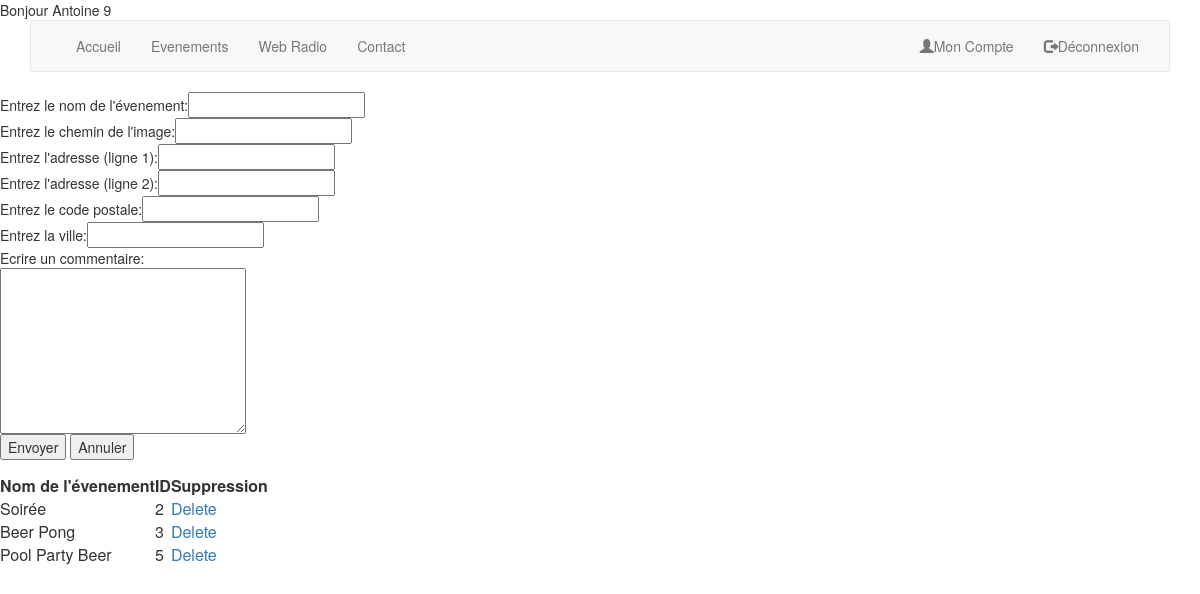
The page /nouvEven.php (signed in) on the database its author committed.
### tables this page shows
CREATE TABLE IF NOT EXISTS `utilisateur` (
  `uti_id` int(11) NOT NULL AUTO_INCREMENT,
  `uti_nom` varchar(70) DEFAULT NULL,
  `uti_prenom` varchar(70) DEFAULT NULL,
  `uti_mail` varchar(150) DEFAULT NULL,
  `uti_mdp` varchar(250) DEFAULT NULL,
  `uti_naiss` date NOT NULL,
  `uti_adrl1` varchar(250) NOT NULL,
  `uti_adrl2` varchar(250) DEFAULT NULL,
  `uti_cp` char(5) NOT NULL,
  `uti_ville` varchar(50) NOT NULL,
  `uti_barpref` varchar(50) DEFAULT NULL,
  `uti_perm` int(11) NOT NULL,
  `uti_civ` int(11) NOT NULL,
  PRIMARY KEY (`uti_id`),
  KEY `fk_uti_perm` (`uti_perm`),
  KEY `fk_uti_civ` (`uti_civ`)
);

CREATE TABLE IF NOT EXISTS `evenement` (
  `even_id` int(11) NOT NULL AUTO_INCREMENT,
  `even_nom` varchar(150) DEFAULT NULL,
  `even_adrl1` varchar(250) DEFAULT NULL,
  `even_adrl2` varchar(250) DEFAULT NULL,
  `even_cp` char(5) DEFAULT NULL,
  `even_ville` varchar(150) DEFAULT NULL,
  `even_chemin` varchar(250) NOT NULL,
  `even_comm` varchar(400) NOT NULL,
  PRIMARY KEY (`even_id`)
);

### nouvEven.php (the view, shortened to what this page needs)
<?php
include_once('fonctions.php');
$idConn = openDB();
?>
<!DOCTYPE html>
<html>
<head>
<link rel="stylesheet" href="https://code.getmdl.io/1.3.0/material.indigo-pink.min.css">
</head>
    <body>
      <header>
        <div class="container">
        </div>
      </header>
        <?php
        $tableau_info_user = infoUser();
        $uti_perm = $tableau_info_user['uti_perm'];
if($uti_perm > 2){
        $even_nom = '';
        $even_chmImg = '';
        $even_adl1 = '';
        $even_adl2 = '';
        $even_cp = '';
        $even_ville = '';
        $even_comm ='';
        ?>
        <form name="nouvEvenement" method="post" action="evenement.php?id= $id_eve">
          Entrez le nom de l'évenement:<input type="text"  name="even_nom" value=<?php print($even_nom) ?>></br>
   			  Entrez le chemin de l'image:<input type="text" name="even_chemin" value=<?php print($even_chmImg) ?> ></br>
          Entrez l'adresse (ligne 1):<input type="text" name="even_adrl1" value=<?php print($even_adl1) ?>></br>
          Entrez l'adresse (ligne 2):<input type="text" name="even_adrl2" value=<?php print($even_adl2) ?>></br>
   			  Entrez le code postale:<input type="text" name="even_cp" value=<?php print($even_cp) ?>></br>
          Entrez la ville:<input type="text" name="even_ville" value=<?php print($even_ville) ?>></br>
          Ecrire un commentaire:<br /><textarea type="text" cols="30" rows="8" name="even_comm" value=<?php print($even_comm) ?> > </textarea> </br>
			     <input type="submit" value="Envoyer">
			     <input type="reset"  value="Annuler"/>
		    </form>
        <?php
        $script="<table id='tb1'>";
        $script.= "
          <thead>
            <th> Nom de l'évenement </th>
            <th> ID </th>
            <th> Suppression </th>
          </thead>";
        $SQLQuery='SELECT * FROM evenement';
        $SQLResult=mysqli_query($idConn,$SQLQuery);
        while($SQLRow=mysqli_fetch_array($SQLResult)){
        $script.='<tr>';
        $script.='<td> '.$SQLRow['even_nom']. ' </td>';
        $script.='<td> '.$SQLRow['even_id']. ' </td>';
        $script.='<td><a href="nouvEven.php?id='.$SQLRow['even_id'].'">Delete</a></td>';
        $script.='</tr>';
        }
        $script.='</table>';
        print($script);
}
        ?>
    </body>
</html>

### css/styles.css (style rules this page uses)
body { height: 100%; min-height: 100%; position:relative; }

### rows shown on the page
evenement: even_nom "Soirée", even_id "2"
evenement: even_nom "Beer Pong", even_id "3"
evenement: even_nom "Pool Party Beer", even_id "5"

### other values the page prints
$_SESSION['uti_prenom'] "Antoine"
$_SESSION['uti_id'] "9"
